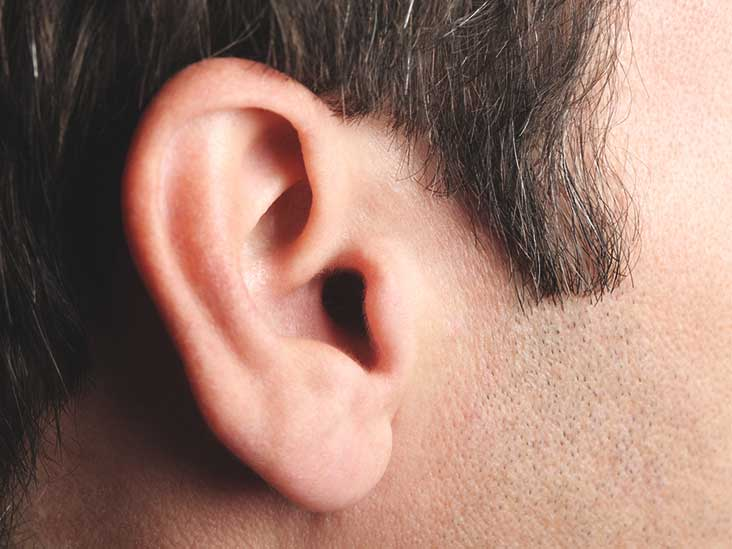
#> input picture image/ear1.jpg, 732 x 549 px
$ python -i my_func.py   (imports and definitions only)
#> lines starting #> are read from the running program, lines starting #| are printed output that depends on the picture
import cv2
import numpy as np
def personalNormBin(grey_image):
    ## normalize image
    original_as_float = grey_image.astype(np.float32) / 255
    original_as_float -= original_as_float.mean()
    original_as_float /= original_as_float.std()

    normalized_final = np.sign(original_as_float)
    normalized_final = normalized_final.astype(np.uint8)
    inverted = cv2.bitwise_not(normalized_final)

    return inverted

def haar_classifier(grey_image):

    found = False
    images=[]
    kernels = [51,61,71, 101,121,131]
    for ks in kernels:
        images.append(cv2.GaussianBlur(grey_image,(ks,ks),0))

    left_ear_cascade = cv2.CascadeClassifier('.\\haarcascade_mcs_leftear.xml')
    right_ear_cascade = cv2.CascadeClassifier('.\\haarcascade_mcs_rightear.xml')

    left_ear = []
    for min_neighbors in range(6,0,-1):#6,5,4,3,2,1
        for image in images:
            resL = left_ear_cascade.detectMultiScale(image,1.1,min_neighbors)
            resR = right_ear_cascade.detectMultiScale(image,1.1,min_neighbors)
            if type(resL)!=type(()):
                found = True
                left_ear.append(resL[0])
            if type(resR)!=type(()):
                found = True
                left_ear.append(resR[0])


    #img = cv2.cvtColor(grey_image,cv2.COLOR_GRAY2RGB)

    min_x=grey_image.shape[1]
    min_y=grey_image.shape[0]
    max_x = 0
    max_y = 0
    for (x,y,w,h) in left_ear:
        if x<min_x:
            min_x=x
        if y<min_y:
            min_y=y
        if (x+w)>max_x:
            max_x = x+w
        if (y+h)>max_y:
            max_y = y+h

    #cv2.rectangle(img, (min_x,min_y), (max_x,max_y), (0,255,0), 3)


    rectangle = (min_x,min_y, max_x-min_x, max_y-min_y)
    if found:
        img = grey_image[min_y:max_y, min_x:max_x]
    else:
        img = grey_image
    return (img, found, rectangle)

>>> import cv2
>>> picture = cv2.imread('image/ear1.jpg', cv2.IMREAD_GRAYSCALE)
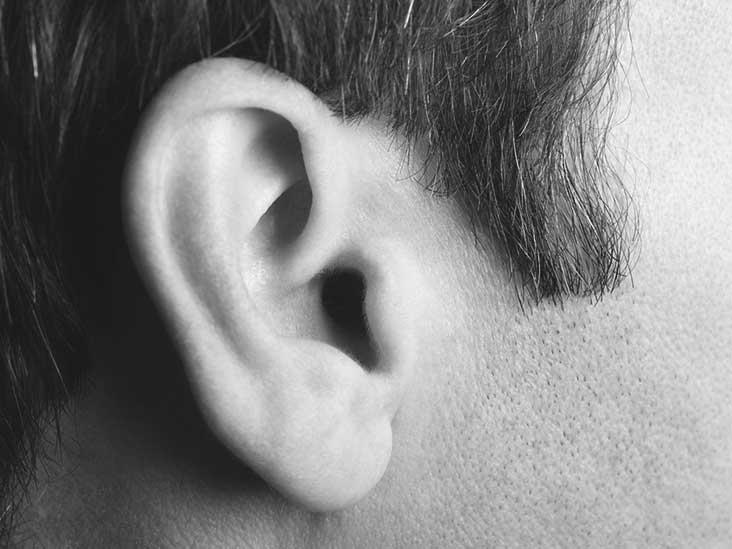
#> picture: shape (549, 732); min 0, max 255, mean 132.3
>>> result = haar_classifier(picture)
#> after the loop in haar_classifier, `for ks in kernels:`: images = 6 items
#> after the loop in haar_classifier, `for min_neighbors in range(6,0,-1):#6,5,4,3,2,1`:
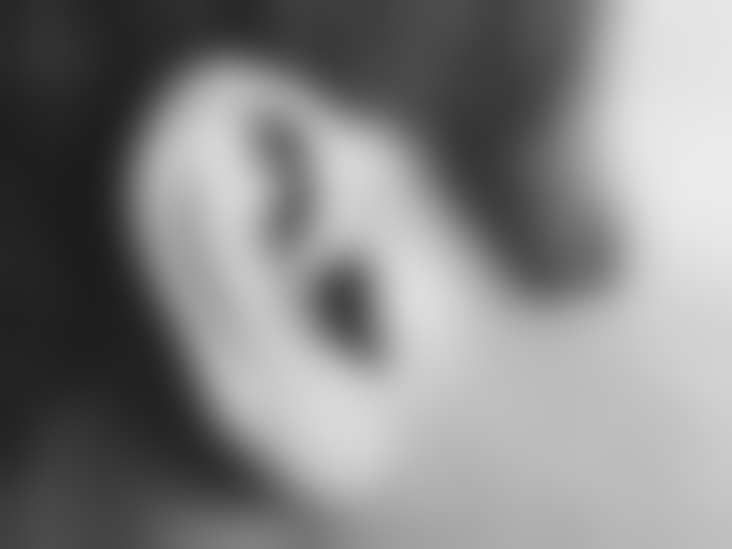
#> image: shape (549, 732); min 28, max 235, mean 132.3
#> after the loop in haar_classifier, `for min_neighbors in range(6,0,-1):#6,5,4,3,2,1`: left_ear = 36 items, first 6: [151, 58, 258, 430], [150, 57, 259, 432], [151, 57, 260, 434], [148, 56, 261, 435], [150, 53, 269, 449], [149, 54, 267, 446]
#> the loop in haar_classifier, `for (x,y,w,h) in left_ear:` made 36 passes
#> (x, y, w, h, min_x, min_y, max_x, max_y) on pass 1: (151, 58, 258, 430, 151, 58, 409, 488)
#> (x, y, w, h, min_x, min_y, max_y) on pass 2: (150, 57, 259, 432, 150, 57, 489)
#> after the loop in haar_classifier, `for (x,y,w,h) in left_ear:`: max_x = 419; max_y = 502; min_x = 148; min_y = 53
#> in haar_classifier, `rectangle = (min_x,min_y, max_x-min_x, max_y-min_y)`: rectangle = (148, 53, 271, 449)
#> in haar_classifier, `img = grey_image[min_y:max_y, min_x:max_x]`:
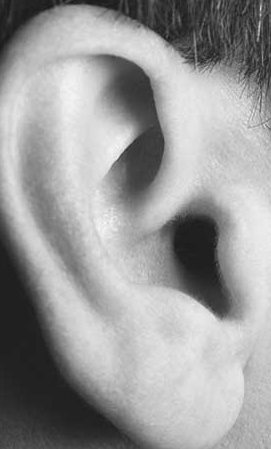
#> img: shape (449, 271); min 23, max 251, mean 153.8
